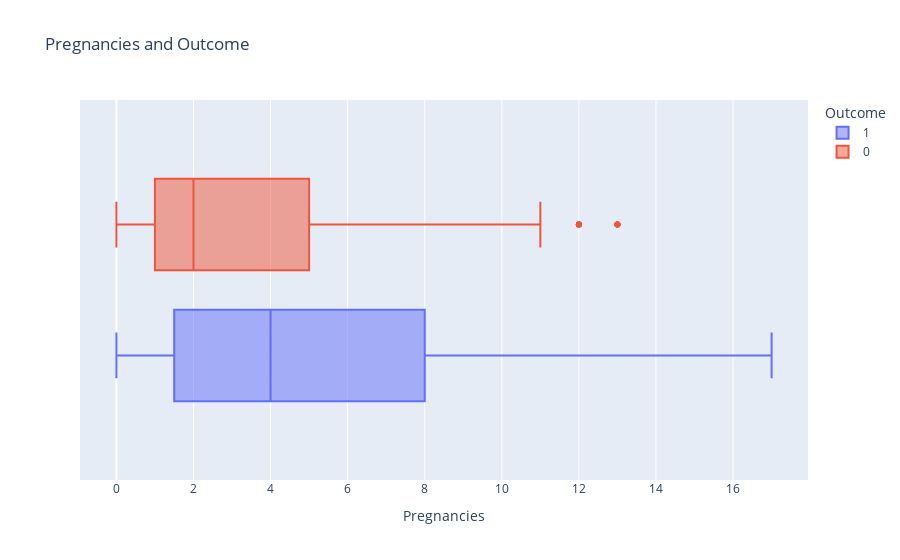
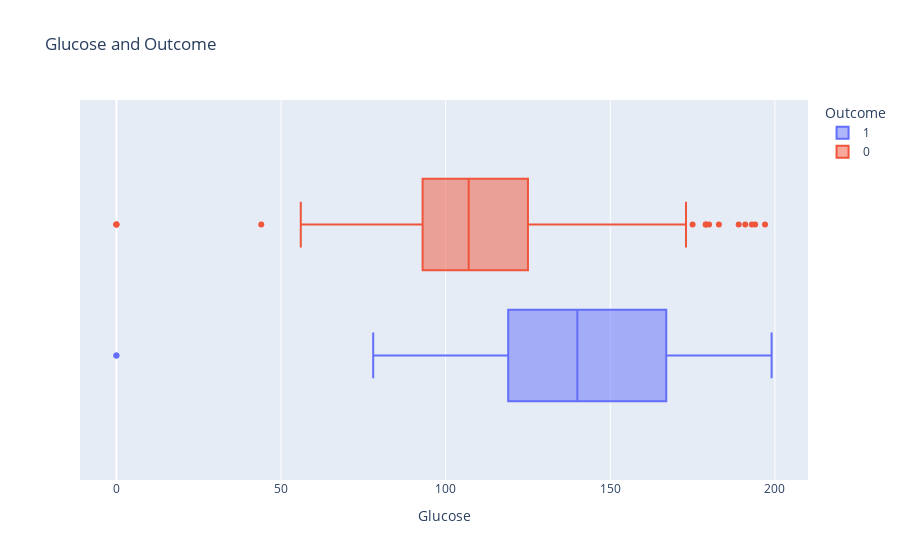
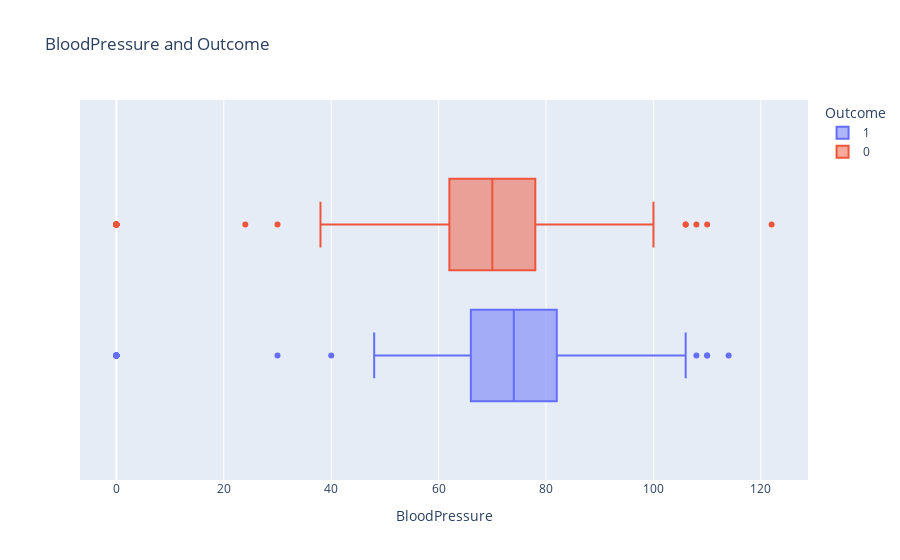
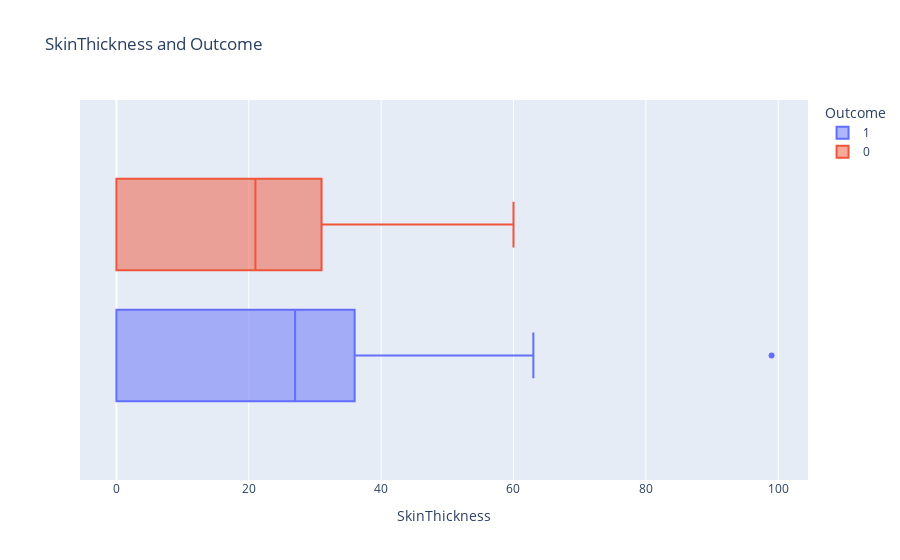

Write notebook code for charts like these, in order.
### Code cell
for col in df[num_cols].columns:
    fig = px.box(df,x=col, color="Outcome",title=("{} and Outcome").format(col))
    
    fig.show()

### Figure 1 — Plotly figure (JSON) as saved in the notebook; plotly's stock layout.template omitted (floating-point values rounded to 4 significant figures; data arrays with more than 128 entries replaced by an {"elided": "..."} marker saying what was removed)
{"data": [{"alignmentgroup": "True", "hovertemplate": "Outcome=1<br>Pregnancies=%{x}<extra></extra>", "legendgroup": "1", "marker": {"color": "#636efa"}, "name": "1", "notched": false, "offsetgroup": "1", "orientation": "h", "showlegend": true, "type": "box", "x": {"elided": "268 int values"}, "x0": " ", "xaxis": "x", "y0": " ", "yaxis": "y"}, {"alignmentgroup": "True", "hovertemplate": "Outcome=0<br>Pregnancies=%{x}<extra></extra>", "legendgroup": "0", "marker": {"color": "#EF553B"}, "name": "0", "notched": false, "offsetgroup": "0", "orientation": "h", "showlegend": true, "type": "box", "x": {"elided": "500 int values"}, "x0": " ", "xaxis": "x", "y0": " ", "yaxis": "y"}], "layout": {"boxmode": "group", "legend": {"title": {"text": "Outcome"}, "tracegroupgap": 0}, "title": {"text": "Pregnancies and Outcome"}, "xaxis": {"anchor": "y", "domain": [0, 1], "title": {"text": "Pregnancies"}}, "yaxis": {"anchor": "x", "domain": [0, 1]}}}

### Figure 2 — Plotly figure (JSON) as saved in the notebook; plotly's stock layout.template omitted (floating-point values rounded to 4 significant figures; data arrays with more than 128 entries replaced by an {"elided": "..."} marker saying what was removed)
{"data": [{"alignmentgroup": "True", "hovertemplate": "Outcome=1<br>Glucose=%{x}<extra></extra>", "legendgroup": "1", "marker": {"color": "#636efa"}, "name": "1", "notched": false, "offsetgroup": "1", "orientation": "h", "showlegend": true, "type": "box", "x": {"elided": "268 int values"}, "x0": " ", "xaxis": "x", "y0": " ", "yaxis": "y"}, {"alignmentgroup": "True", "hovertemplate": "Outcome=0<br>Glucose=%{x}<extra></extra>", "legendgroup": "0", "marker": {"color": "#EF553B"}, "name": "0", "notched": false, "offsetgroup": "0", "orientation": "h", "showlegend": true, "type": "box", "x": {"elided": "500 int values"}, "x0": " ", "xaxis": "x", "y0": " ", "yaxis": "y"}], "layout": {"boxmode": "group", "legend": {"title": {"text": "Outcome"}, "tracegroupgap": 0}, "title": {"text": "Glucose and Outcome"}, "xaxis": {"anchor": "y", "domain": [0, 1], "title": {"text": "Glucose"}}, "yaxis": {"anchor": "x", "domain": [0, 1]}}}

### Figure 3 — Plotly figure (JSON) as saved in the notebook; plotly's stock layout.template omitted (floating-point values rounded to 4 significant figures; data arrays with more than 128 entries replaced by an {"elided": "..."} marker saying what was removed)
{"data": [{"alignmentgroup": "True", "hovertemplate": "Outcome=1<br>BloodPressure=%{x}<extra></extra>", "legendgroup": "1", "marker": {"color": "#636efa"}, "name": "1", "notched": false, "offsetgroup": "1", "orientation": "h", "showlegend": true, "type": "box", "x": {"elided": "268 int values"}, "x0": " ", "xaxis": "x", "y0": " ", "yaxis": "y"}, {"alignmentgroup": "True", "hovertemplate": "Outcome=0<br>BloodPressure=%{x}<extra></extra>", "legendgroup": "0", "marker": {"color": "#EF553B"}, "name": "0", "notched": false, "offsetgroup": "0", "orientation": "h", "showlegend": true, "type": "box", "x": {"elided": "500 int values"}, "x0": " ", "xaxis": "x", "y0": " ", "yaxis": "y"}], "layout": {"boxmode": "group", "legend": {"title": {"text": "Outcome"}, "tracegroupgap": 0}, "title": {"text": "BloodPressure and Outcome"}, "xaxis": {"anchor": "y", "domain": [0, 1], "title": {"text": "BloodPressure"}}, "yaxis": {"anchor": "x", "domain": [0, 1]}}}

### Figure 4 — Plotly figure (JSON) as saved in the notebook; plotly's stock layout.template omitted (floating-point values rounded to 4 significant figures; data arrays with more than 128 entries replaced by an {"elided": "..."} marker saying what was removed)
{"data": [{"alignmentgroup": "True", "hovertemplate": "Outcome=1<br>SkinThickness=%{x}<extra></extra>", "legendgroup": "1", "marker": {"color": "#636efa"}, "name": "1", "notched": false, "offsetgroup": "1", "orientation": "h", "showlegend": true, "type": "box", "x": {"elided": "268 int values"}, "x0": " ", "xaxis": "x", "y0": " ", "yaxis": "y"}, {"alignmentgroup": "True", "hovertemplate": "Outcome=0<br>SkinThickness=%{x}<extra></extra>", "legendgroup": "0", "marker": {"color": "#EF553B"}, "name": "0", "notched": false, "offsetgroup": "0", "orientation": "h", "showlegend": true, "type": "box", "x": {"elided": "500 int values"}, "x0": " ", "xaxis": "x", "y0": " ", "yaxis": "y"}], "layout": {"boxmode": "group", "legend": {"title": {"text": "Outcome"}, "tracegroupgap": 0}, "title": {"text": "SkinThickness and Outcome"}, "xaxis": {"anchor": "y", "domain": [0, 1], "title": {"text": "SkinThickness"}}, "yaxis": {"anchor": "x", "domain": [0, 1]}}}
